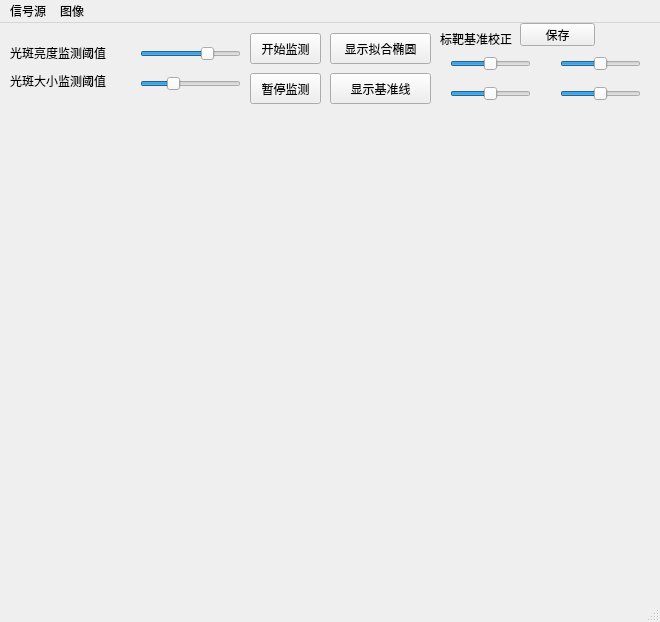
<?xml version="1.0" encoding="UTF-8"?>
<ui version="4.0">
 <class>MainWindow</class>
 <widget class="QMainWindow" name="MainWindow">
  <property name="geometry">
   <rect>
    <x>0</x>
    <y>0</y>
    <width>660</width>
    <height>622</height>
   </rect>
  </property>
  <property name="windowTitle">
   <string>SpotDetector</string>
  </property>
  <widget class="QWidget" name="centralwidget">
   <widget class="DetectViewer" name="widget" native="true">
    <property name="geometry">
     <rect>
      <x>10</x>
      <y>90</y>
      <width>640</width>
      <height>480</height>
     </rect>
    </property>
   </widget>
   <widget class="QSlider" name="thresh_val_slider">
    <property name="geometry">
     <rect>
      <x>140</x>
      <y>20</y>
      <width>101</width>
      <height>22</height>
     </rect>
    </property>
    <property name="minimum">
     <number>0</number>
    </property>
    <property name="maximum">
     <number>50</number>
    </property>
    <property name="value">
     <number>35</number>
    </property>
    <property name="orientation">
     <enum>Qt::Horizontal</enum>
    </property>
    <property name="tickPosition">
     <enum>QSlider::NoTicks</enum>
    </property>
   </widget>
   <widget class="QSlider" name="detect_size_slider">
    <property name="geometry">
     <rect>
      <x>140</x>
      <y>50</y>
      <width>101</width>
      <height>22</height>
     </rect>
    </property>
    <property name="contextMenuPolicy">
     <enum>Qt::DefaultContextMenu</enum>
    </property>
    <property name="toolTip">
     <string/>
    </property>
    <property name="accessibleName">
     <string/>
    </property>
    <property name="value">
     <number>30</number>
    </property>
    <property name="orientation">
     <enum>Qt::Horizontal</enum>
    </property>
   </widget>
   <widget class="QLabel" name="label">
    <property name="geometry">
     <rect>
      <x>10</x>
      <y>20</y>
      <width>141</width>
      <height>20</height>
     </rect>
    </property>
    <property name="text">
     <string>光斑亮度监测阈值</string>
    </property>
   </widget>
   <widget class="QLabel" name="label_2">
    <property name="geometry">
     <rect>
      <x>10</x>
      <y>50</y>
      <width>131</width>
      <height>16</height>
     </rect>
    </property>
    <property name="text">
     <string>光斑大小监测阈值</string>
    </property>
   </widget>
   <widget class="QPushButton" name="start_button">
    <property name="geometry">
     <rect>
      <x>250</x>
      <y>10</y>
      <width>71</width>
      <height>31</height>
     </rect>
    </property>
    <property name="text">
     <string>开始监测</string>
    </property>
   </widget>
   <widget class="QPushButton" name="pause_button">
    <property name="geometry">
     <rect>
      <x>250</x>
      <y>50</y>
      <width>71</width>
      <height>31</height>
     </rect>
    </property>
    <property name="text">
     <string>暂停监测</string>
    </property>
   </widget>
   <widget class="QPushButton" name="ellipse_button">
    <property name="geometry">
     <rect>
      <x>330</x>
      <y>10</y>
      <width>101</width>
      <height>31</height>
     </rect>
    </property>
    <property name="text">
     <string>显示拟合椭圆</string>
    </property>
   </widget>
   <widget class="QPushButton" name="target_button">
    <property name="geometry">
     <rect>
      <x>330</x>
      <y>50</y>
      <width>101</width>
      <height>31</height>
     </rect>
    </property>
    <property name="text">
     <string>显示基准线</string>
    </property>
   </widget>
   <widget class="QSlider" name="target_ver_slider">
    <property name="geometry">
     <rect>
      <x>450</x>
      <y>30</y>
      <width>81</width>
      <height>22</height>
     </rect>
    </property>
    <property name="value">
     <number>50</number>
    </property>
    <property name="orientation">
     <enum>Qt::Horizontal</enum>
    </property>
   </widget>
   <widget class="QSlider" name="target_hor_slider">
    <property name="geometry">
     <rect>
      <x>450</x>
      <y>60</y>
      <width>81</width>
      <height>22</height>
     </rect>
    </property>
    <property name="value">
     <number>50</number>
    </property>
    <property name="orientation">
     <enum>Qt::Horizontal</enum>
    </property>
   </widget>
   <widget class="QSlider" name="target_cell_slider">
    <property name="geometry">
     <rect>
      <x>560</x>
      <y>60</y>
      <width>81</width>
      <height>22</height>
     </rect>
    </property>
    <property name="value">
     <number>50</number>
    </property>
    <property name="orientation">
     <enum>Qt::Horizontal</enum>
    </property>
   </widget>
   <widget class="QSlider" name="target_angle_slider">
    <property name="geometry">
     <rect>
      <x>560</x>
      <y>30</y>
      <width>81</width>
      <height>22</height>
     </rect>
    </property>
    <property name="value">
     <number>50</number>
    </property>
    <property name="orientation">
     <enum>Qt::Horizontal</enum>
    </property>
   </widget>
   <widget class="QLabel" name="label_3">
    <property name="geometry">
     <rect>
      <x>440</x>
      <y>0</y>
      <width>121</width>
      <height>31</height>
     </rect>
    </property>
    <property name="text">
     <string>标靶基准校正</string>
    </property>
   </widget>
   <widget class="QPushButton" name="save_button">
    <property name="geometry">
     <rect>
      <x>520</x>
      <y>0</y>
      <width>75</width>
      <height>23</height>
     </rect>
    </property>
    <property name="text">
     <string>保存</string>
    </property>
   </widget>
  </widget>
  <widget class="QMenuBar" name="menubar">
   <property name="geometry">
    <rect>
     <x>0</x>
     <y>0</y>
     <width>660</width>
     <height>23</height>
    </rect>
   </property>
   <widget class="QMenu" name="menu">
    <property name="title">
     <string>信号源</string>
    </property>
    <addaction name="source_camera"/>
    <addaction name="source_video"/>
    <addaction name="source_picture"/>
    <addaction name="source_stream"/>
   </widget>
   <widget class="QMenu" name="menu_2">
    <property name="title">
     <string>图像</string>
    </property>
    <addaction name="image_original"/>
    <addaction name="image_fill"/>
   </widget>
   <addaction name="menu"/>
   <addaction name="menu_2"/>
  </widget>
  <widget class="QStatusBar" name="statusbar"/>
  <action name="source_camera">
   <property name="checkable">
    <bool>true</bool>
   </property>
   <property name="checked">
    <bool>false</bool>
   </property>
   <property name="text">
    <string>摄像头</string>
   </property>
  </action>
  <action name="source_video">
   <property name="checkable">
    <bool>true</bool>
   </property>
   <property name="enabled">
    <bool>true</bool>
   </property>
   <property name="text">
    <string>视频</string>
   </property>
  </action>
  <action name="source_stream">
   <property name="checkable">
    <bool>true</bool>
   </property>
   <property name="checked">
    <bool>true</bool>
   </property>
   <property name="enabled">
    <bool>true</bool>
   </property>
   <property name="text">
    <string>AverCapture</string>
   </property>
  </action>
  <action name="image_original">
   <property name="checkable">
    <bool>true</bool>
   </property>
   <property name="checked">
    <bool>false</bool>
   </property>
   <property name="enabled">
    <bool>true</bool>
   </property>
   <property name="text">
    <string>原始比例</string>
   </property>
  </action>
  <action name="image_fill">
   <property name="checkable">
    <bool>true</bool>
   </property>
   <property name="checked">
    <bool>true</bool>
   </property>
   <property name="enabled">
    <bool>true</bool>
   </property>
   <property name="text">
    <string>铺满</string>
   </property>
  </action>
  <action name="source_picture">
   <property name="checkable">
    <bool>true</bool>
   </property>
   <property name="checked">
    <bool>false</bool>
   </property>
   <property name="text">
    <string>图像</string>
   </property>
  </action>
 </widget>
 <customwidgets>
  <customwidget>
   <class>DetectViewer</class>
   <extends>QWidget</extends>
   <header>detectviewer.h</header>
   <container>1</container>
  </customwidget>
 </customwidgets>
 <resources/>
 <connections/>
</ui>
